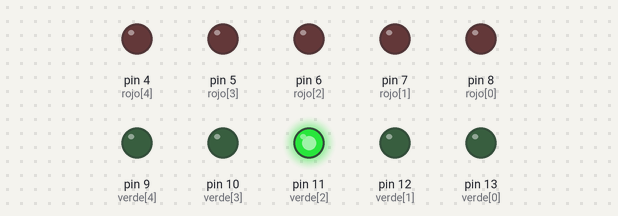
Bench run of a sketch on a simulated Arduino Uno, built with avr-gcc and run on an emulated ATmega328P. Shown: output pins drawn as LEDs (lit = HIGH).

Above: at 0.15 s.
At 8.85 s:
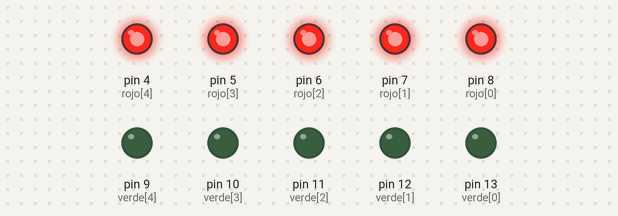
At 19.05 s:
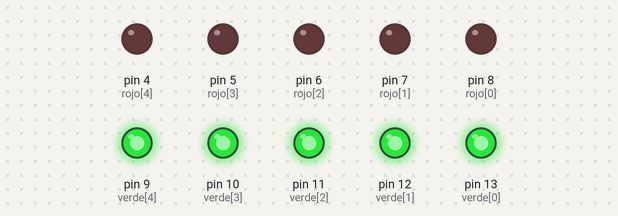
At 39.16 s:
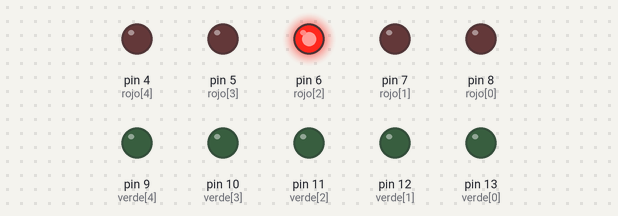
Timing chart, 0 to 39.5 s (numbered marks = the images above):
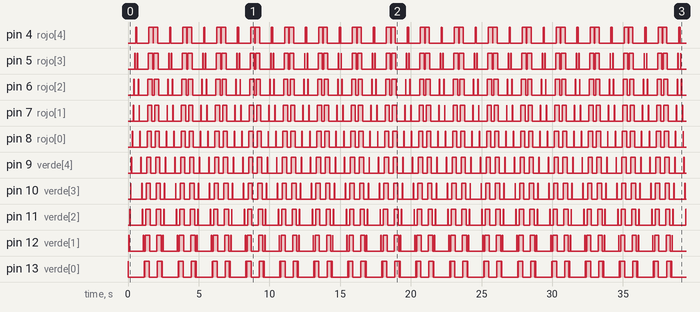

The sketch:

juego.ino
```cpp
//juego leds.ino

int verde[]={13, 12, 11, 10, 9}; //arreglo con leds verdes
int rojo[]={8, 7, 6, 5, 4}; //arreglo con leds rojos

int pinCount= 5; //cantidad de pins conectados por cada color

int velocidad = 30;

void setup() {

	for(int thisPin = 0; thisPin < pinCount; thisPin++){ //se recorren todos los pins para dejarlos como OUTPUT
		pinMode(verde[thisPin], OUTPUT);

	}

	for(int thisPin = 0; thisPin < pinCount; thisPin++){ //se recorren todos los pins para dejarlos como OUTPUT
		pinMode(rojo[thisPin], OUTPUT);

	}

}


void loop() {


//Se iluminan los leds de 1 en 1 de ida y vuelta

	for(int i=0; i < pinCount; i++){
		digitalWrite(verde[i], HIGH);
		delay(velocidad);
		digitalWrite(verde[i], LOW);
		delay(velocidad);
	}

	for(int i=0; i < pinCount; i++){

		digitalWrite(rojo[i], HIGH);
		delay(velocidad);
		digitalWrite(rojo[i], LOW);
		delay(velocidad);
	}

	for(int i = pinCount -1; i >= 0; i--){
		digitalWrite(rojo[i], HIGH);
		delay(velocidad);
		digitalWrite(rojo[i], LOW);
		delay(velocidad);
	}

	for(int i = pinCount -1; i >= 0; i--){
		digitalWrite(verde[i], HIGH);
		delay(velocidad);
		digitalWrite(verde[i], LOW);
		delay(velocidad);
	}


///////////////////////////

//se iluminan y apagan progresivamente los leds

	for(int i=0; i < pinCount; i++){
		digitalWrite(verde[i], HIGH);
		delay(velocidad);
	}

	for(int i=0; i < pinCount; i++){
		digitalWrite(rojo[i], HIGH);
		delay(velocidad);
	}

	for(int i=0; i < pinCount; i++){
		digitalWrite(verde[i], LOW);
		delay(velocidad);
	}

	for(int i=0; i < pinCount; i++){
		digitalWrite(rojo[i], LOW);
		delay(velocidad);
	}


	for(int i = pinCount -1; i >= 0; i--){
		digitalWrite(rojo[i], HIGH);
		delay(velocidad);
	}

	for(int i = pinCount -1; i >= 0; i--){
		digitalWrite(verde[i], HIGH);
		delay(velocidad);
	}

	for(int i = pinCount -1; i >= 0; i--){
		digitalWrite(rojo[i], LOW);
		delay(velocidad);
	}

	for(int i = pinCount -1; i >= 0; i--){
		digitalWrite(verde[i], LOW);
		delay(velocidad);
	}

/////////////////////////

}//fin del loop
```

Measured:
- by itself, pin 4 (rojo[4]): repeats every 2.4 s: LOW 0.03 s, HIGH 0.03 s, LOW 0.84 s, HIGH 0.30 s, LOW 0.03 s, HIGH 0.30 s, LOW 0.84 s, HIGH 0.03 s
- by itself, pin 5 (rojo[3]): repeats every 2.4 s: LOW 0.15 s, HIGH 0.03 s, LOW 0.75 s, HIGH 0.30 s, LOW 0.09 s, HIGH 0.30 s, LOW 0.75 s, HIGH 0.03 s
- by itself, pin 6 (rojo[2]): repeats every 2.4 s: LOW 0.27 s, HIGH 0.03 s, LOW 0.66 s, HIGH 0.30 s, LOW 0.15 s, HIGH 0.30 s, LOW 0.66 s, HIGH 0.03 s
- by itself, pin 7 (rojo[1]): repeats every 2.4 s: LOW 0.39 s, HIGH 0.03 s, LOW 0.57 s, HIGH 0.30 s, LOW 0.21 s, HIGH 0.30 s, LOW 0.57 s, HIGH 0.03 s
- by itself, pin 8 (rojo[0]): repeats every 2.4 s: LOW 0.51 s, HIGH 0.03 s, LOW 0.48 s, HIGH 0.30 s, LOW 0.27 s, HIGH 0.30 s, LOW 0.48 s, HIGH 0.03 s
- by itself, pin 9 (verde[4]): repeats every 2.4 s: LOW 0.63 s, HIGH 0.03 s, LOW 0.39 s, HIGH 0.30 s, LOW 0.33 s, HIGH 0.30 s, LOW 0.39 s, HIGH 0.03 s
- by itself, pin 10 (verde[3]): repeats every 2.4 s: LOW 0.75 s, HIGH 0.03 s, LOW 0.30 s, HIGH 0.30 s, LOW 0.39 s, HIGH 0.30 s, LOW 0.30 s, HIGH 0.03 s
- by itself, pin 11 (verde[2]): repeats every 2.4 s: LOW 0.87 s, HIGH 0.03 s, LOW 0.21 s, HIGH 0.30 s, LOW 0.45 s, HIGH 0.30 s, LOW 0.21 s, HIGH 0.03 s
